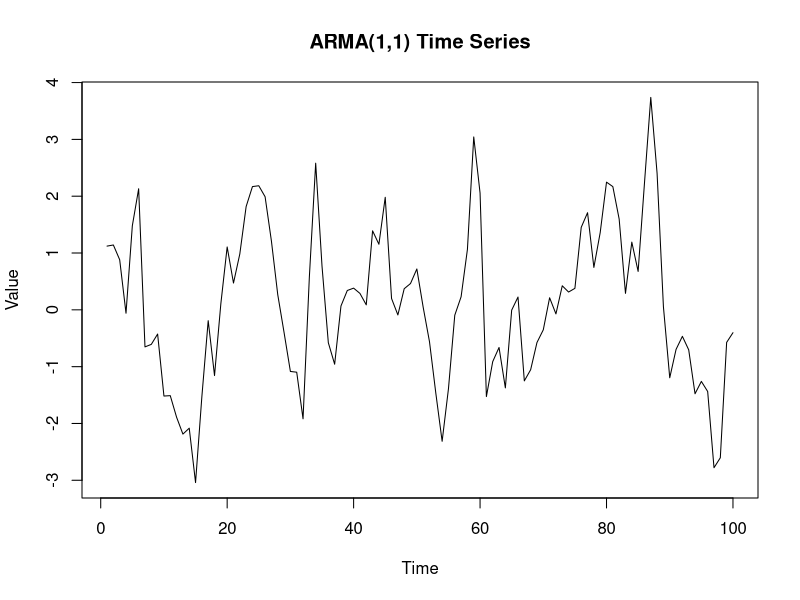
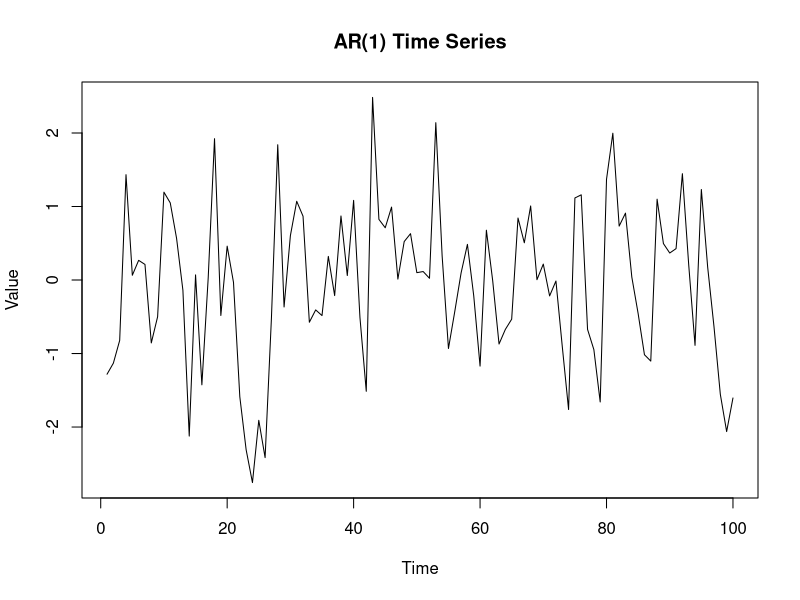
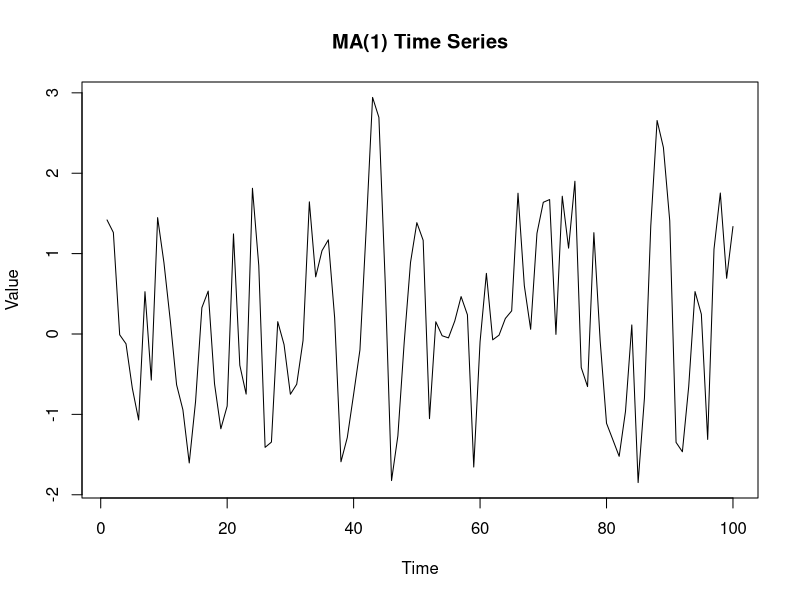
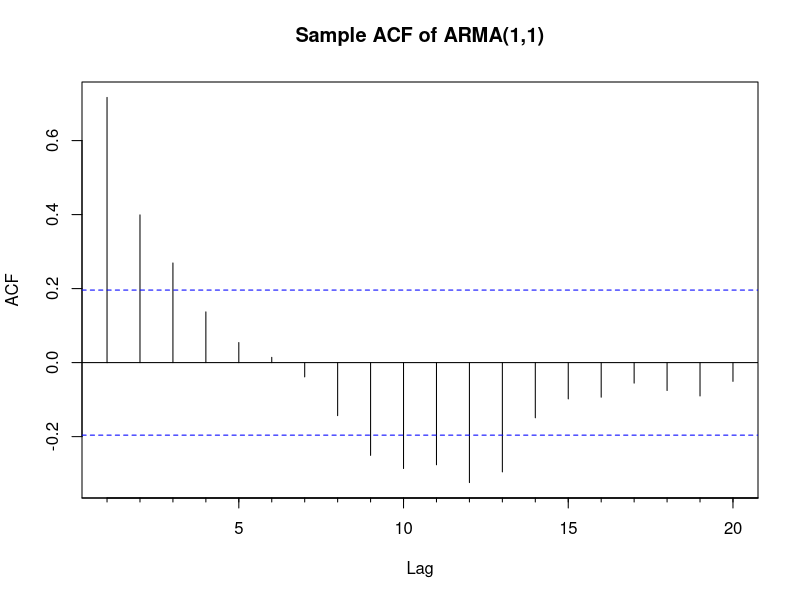
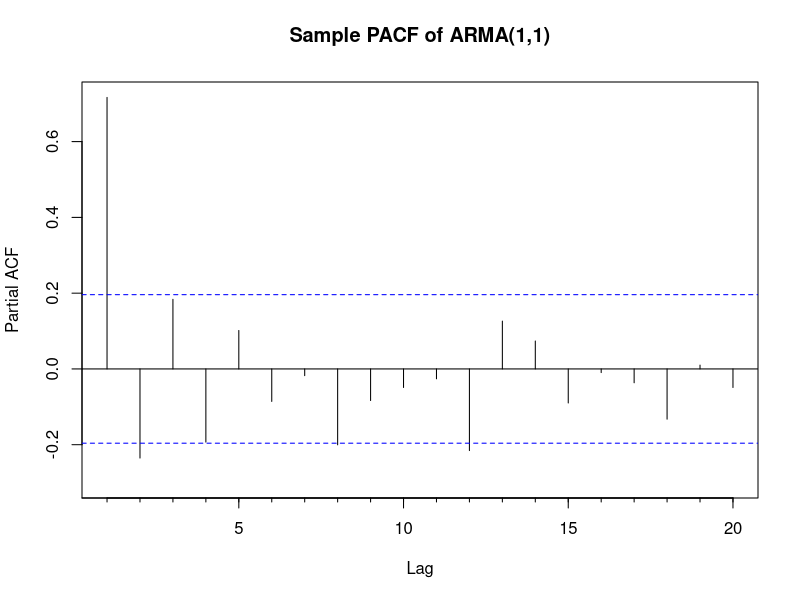
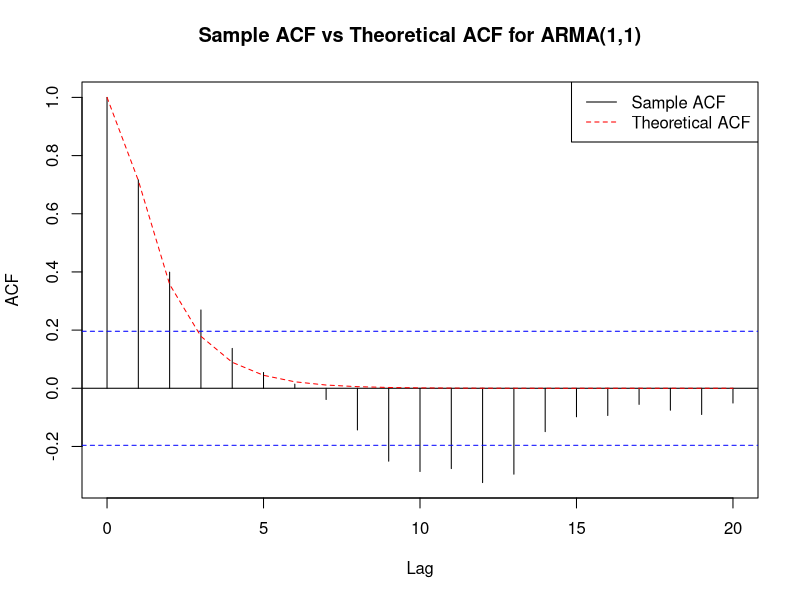

Reproduce these figures in R, in order.
## ---- chunk 1
knitr::opts_chunk$set(echo = TRUE)

# Install necessary packages if not already installed
install.packages(c("forecast", "ggplot2"))

# Load the packages
library(forecast)
library(ggplot2)

## ---- chunk 2
# Set seed for reproducibility
set.seed(123)

# Number of observations
n <- 100

# Define parameters for each model
# You can adjust these parameters as needed
# ARMA(1,1) parameters
phi <- 0.5   # AR(1) coefficient
theta <- 0.5 # MA(1) coefficient

# ARMA(1,0) parameters (AR(1))
phi_ar <- 0.5

# ARMA(0,1) parameters (MA(1))
theta_ma <- 0.5

# Generate ARMA(1,1) series
arma11_series <- arima.sim(n = n, 
                           list(ar = .5, ma = .5), 
                           sd = 1)
arma10_series <- arima.sim(n = n, 
                           list(ar = phi_ar), 
                           sd = 1)

arma01_series <- arima.sim(n = n, 
                           list(ma = theta_ma), 
                           sd = 1)
# Plot the series
ts.plot(arma11_series, main = "ARMA(1,1) Time Series", ylab = "Value")
ts.plot(arma10_series, main = "AR(1) Time Series", ylab = "Value")
ts.plot(arma01_series, main = "MA(1) Time Series", ylab = "Value")


## ---- chunk 3

# Sample ACF
acf_arma11 <- Acf(arma11_series, main = "Sample ACF of ARMA(1,1)")
pacf_arma11 <- Pacf(arma11_series, main = "Sample PACF of ARMA(1,1)")

theoretical_acf_arma11 <- ARMAacf(ar = phi, ma = theta, lag.max = 20)

# Plot Sample ACF and Theoretical ACF
plot(acf_arma11, main = "Sample ACF vs Theoretical ACF for ARMA(1,1)")
lines(0:20, theoretical_acf_arma11, col = "red", lty = 2)
legend("topright", legend = c("Sample ACF", "Theoretical ACF"), 
       col = c("black", "red"), lty = c(1,2))


